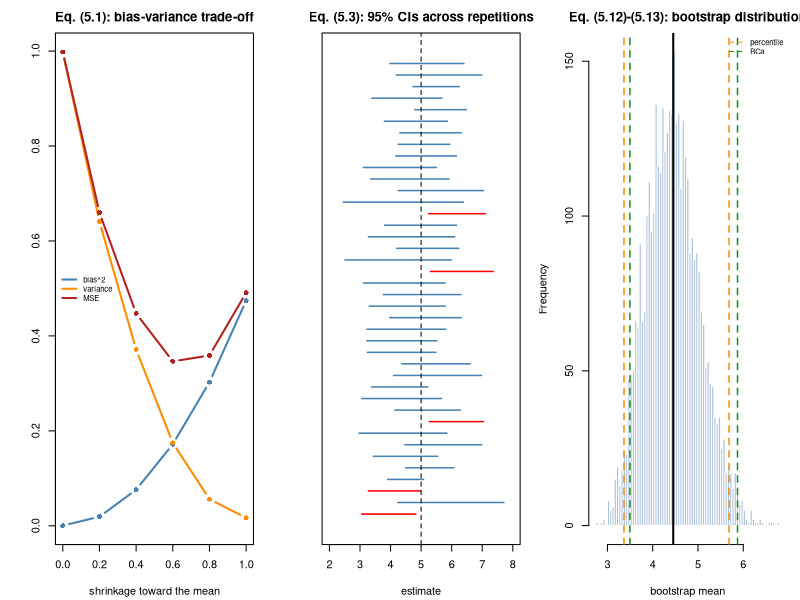

This figure's R source:
## ---- chunk 1
suppressPackageStartupMessages(library(boot))
MODULE_NAME <- "05_estimation_and_intervals"
OUT <- file.path(Sys.getenv("STATS_OUT", unset = "results"), MODULE_NAME)
dir.create(OUT, recursive = TRUE, showWarnings = FALSE)
header <- function(txt) cat("\n", strrep("=", 72), "\n", txt, "\n",
                            strrep("=", 72), "\n", sep = "")
## ---- chunk 2
header("1. Bias-variance: why a biased estimator can win (5.1)")
set.seed(501)
G <- 60; SIGMA <- 1
theta_true <- rnorm(G, 0, 0.7)
shrink <- function(y, lam) mean(y) + (1 - lam) * (y - mean(y))

tab <- do.call(rbind, lapply(c(0, 0.2, 0.4, 0.6, 0.8, 1.0), function(lam) {
  ests <- replicate(3000, shrink(theta_true + rnorm(G, 0, SIGMA), lam))
  bias2 <- mean((rowMeans(ests) - theta_true)^2)
  vari  <- mean(apply(ests, 1, var))
  data.frame(shrinkage = lam, bias2 = bias2, variance = vari,
             MSE = mean((ests - theta_true)^2), sum = bias2 + vari)
}))
print(format(tab, digits = 4), row.names = FALSE)
cat(sprintf("\nMinimum MSE at shrinkage = %.1f, NOT at 0 (the unbiased estimator).\n",
            tab$shrinkage[which.min(tab$MSE)]))
cat("'sum' reproduces 'MSE' exactly - that is eq. (5.1).\n")
## ---- chunk 3
header("2. Coverage, and the CI/test duality (5.3)-(5.4)")
set.seed(502)
MU <- 5; SD <- 2; n <- 12
cov_hits <- replicate(20000, {
  x <- rnorm(n, MU, SD)
  ci <- t.test(x)$conf.int
  ci[1] <= MU && MU <= ci[2]
})
cat(sprintf("  nominal coverage 95%%, empirical = %.2f%%\n", 100 * mean(cov_hits)))

set.seed(503)
x <- rnorm(n, MU, SD)
grid <- seq(mean(x) - 4, mean(x) + 4, length.out = 4001)
pvals <- sapply(grid, function(m) t.test(x, mu = m)$p.value)
not_rej <- range(grid[pvals > 0.05])
cat(sprintf("\n  CI from t.test()          : [%.4f, %.4f]\n", t.test(x)$conf.int[1],
            t.test(x)$conf.int[2]))
cat(sprintf("  Set of mu with p > 0.05   : [%.4f, %.4f]   <- eq. (5.4), identical\n",
            not_rej[1], not_rej[2]))
## ---- chunk 4
header("3. Cohen's d and the Hedges correction (5.5)-(5.6)")
cohens_d <- function(x, y) {
  n1 <- length(x); n2 <- length(y)
  sp <- sqrt(((n1 - 1) * var(x) + (n2 - 1) * var(y)) / (n1 + n2 - 2))
  (mean(x) - mean(y)) / sp
}
hedges_J <- function(nu) exp(lgamma(nu/2) - 0.5 * log(nu/2) - lgamma((nu - 1)/2))

cat(sprintf("%12s %5s %10s %13s %17s\n", "n per group", "nu", "exact J",
            "1-3/(4nu-1)", "d overstated by"))
for (n in c(3, 4, 6, 10, 20, 50)) {
  nu <- 2 * n - 2
  cat(sprintf("%12d %5d %10.4f %13.4f %16.1f%%\n",
              n, nu, hedges_J(nu), 1 - 3/(4*nu - 1), 100 * (1/hedges_J(nu) - 1)))
}
set.seed(504)
TRUE_D <- 0.8; n <- 4
ds <- replicate(20000, cohens_d(rnorm(n, TRUE_D), rnorm(n)))
cat(sprintf("\n  true d = %.1f, n = %d per group\n", TRUE_D, n))
cat(sprintf("  mean Cohen's d = %.4f   (biased upward)\n", mean(ds)))
cat(sprintf("  mean Hedges' g = %.4f   (corrected)\n", mean(hedges_J(2*n-2) * ds)))
cat("\n  CAUTION: d is a RATIO. Always report the raw difference and units too.\n")
## ---- chunk 5
header("4. Odds ratio, risk ratio, delta method (5.7)-(5.10)")
a <- 30; b <- 70; cc <- 15; dd <- 85       # exposed(event,no) / unexposed(event,no)
or_hat <- (a * dd) / (b * cc)
se_log_or <- sqrt(1/a + 1/b + 1/cc + 1/dd)                    # eq. (5.7)
risk1 <- a/(a+b); risk0 <- cc/(cc+dd)
rr_hat <- risk1 / risk0
se_log_rr <- sqrt(1/a - 1/(a+b) + 1/cc - 1/(cc+dd))           # eq. (5.8)
cat(sprintf("  baseline risk (unexposed) = %.3f\n", risk0))
cat(sprintf("  odds ratio  = %.3f   95%% CI [%.3f, %.3f]\n", or_hat,
            exp(log(or_hat) - 1.96*se_log_or), exp(log(or_hat) + 1.96*se_log_or)))
cat(sprintf("  risk ratio  = %.3f   95%% CI [%.3f, %.3f]\n", rr_hat,
            exp(log(rr_hat) - 1.96*se_log_rr), exp(log(rr_hat) + 1.96*se_log_rr)))
cat(sprintf("  risk difference = %+.3f\n", risk1 - risk0))
cat("\n  OR > RR always (when risk > 0). They coincide only for RARE outcomes:\n")
for (p0 in c(0.01, 0.10, 0.40)) {
  OR <- 2
  cat(sprintf("    baseline risk %5.2f:  OR = 2.00  corresponds to RR = %.3f\n",
              p0, OR / (1 - p0 + p0 * OR)))
}
set.seed(505)
sims <- replicate(20000, {
  ea <- rbinom(1, 100, 0.30); ec <- rbinom(1, 100, 0.15)
  if (ea %in% c(0, 100) || ec %in% c(0, 100)) NA
  else log((ea * (100 - ec)) / ((100 - ea) * ec))
})
cat(sprintf("\n  delta-method SE(log OR) = %.4f\n", se_log_or))
cat(sprintf("  simulated  SD(log OR)   = %.4f   <- eq. (5.9) works\n",
            sd(sims, na.rm = TRUE)))
## ---- chunk 6
header("5. Bootstrap: percentile, basic, BCa (5.12)-(5.13)")
set.seed(506)
skewed <- rlnorm(25, meanlog = 1, sdlog = 0.8)     # e.g. cytokine concentrations
bs <- boot(skewed, statistic = function(d, i) mean(d[i]), R = 4000)
bci <- boot.ci(bs, type = c("perc", "basic", "bca"))
cat(sprintf("  sample (n=25, log-normal), mean = %.3f\n", mean(skewed)))
cat(sprintf("    percentile : [%.3f, %.3f]\n", bci$percent[4], bci$percent[5]))
cat(sprintf("    basic      : [%.3f, %.3f]\n", bci$basic[4], bci$basic[5]))
cat(sprintf("    BCa        : [%.3f, %.3f]\n", bci$bca[4], bci$bca[5]))
cat(sprintf("    t-interval : [%.3f, %.3f]\n", t.test(skewed)$conf.int[1],
            t.test(skewed)$conf.int[2]))
cat("\n  BCa is asymmetric here, correctly reflecting the skew.\n")

## ---- chunk 7
cat("\n--- Resampling the wrong level reproduces pseudoreplication ---\n")
set.seed(507)
n_donors <- 6; m_cells <- 300
cells <- matrix(rnorm(n_donors * m_cells), nrow = n_donors) + rnorm(n_donors)
flat <- as.vector(cells)
wrong <- replicate(3000, mean(sample(flat, length(flat), replace = TRUE)))
## CLUSTER bootstrap: resample DONORS, carrying all their cells.
right <- replicate(3000, mean(cells[sample(n_donors, n_donors, replace = TRUE), ]))
cat(sprintf("  bootstrap SE resampling cells  : %.4f\n", sd(wrong)))
cat(sprintf("  bootstrap SE resampling donors : %.4f\n", sd(right)))
cat(sprintf("  truth sqrt(sigma_b^2/n + ...)  : %.4f   (eq. 1.5)\n",
            sqrt(1/n_donors + 1/(n_donors * m_cells))))
cat(sprintf("  The cell bootstrap is ~%.0fx too optimistic.\n", sd(right) / sd(wrong)))
## ---- chunk 8
header("6. Heteroscedasticity-consistent SEs (5.14)")
vcov_hc <- function(fit, type = c("HC0", "HC1", "HC2", "HC3")) {
  type <- match.arg(type)
  X <- model.matrix(fit); e <- residuals(fit)
  n <- nrow(X); p <- ncol(X)
  h <- hatvalues(fit)
  omega <- switch(type, HC0 = rep(1, n), HC1 = rep(n/(n - p), n),
                  HC2 = 1/(1 - h), HC3 = 1/(1 - h)^2)
  bread <- solve(crossprod(X))
  meat <- crossprod(X * sqrt(omega * e^2))
  bread %*% meat %*% bread                                  # eq. (5.14)
}
robust_p <- function(fit, term, type = "HC3") {
  b <- coef(fit)[term]
  se <- sqrt(diag(vcov_hc(fit, type))[term])
  2 * pt(abs(b / se), df.residual(fit), lower.tail = FALSE)
}

set.seed(508)
n <- 40
x <- runif(n, 0, 3)
y <- 1 + rnorm(n, 0, 0.3 + 1.2 * x)       # TRUE slope is 0; variance grows with x
fit <- lm(y ~ x)
cat(sprintf("  %-16s%12s%10s\n", "method", "SE(slope)", "p-value"))
cat(sprintf("  %-16s%12.4f%10.4f\n", "classical OLS",
            coef(summary(fit))["x", "Std. Error"], coef(summary(fit))["x", "Pr(>|t|)"]))
for (tp in c("HC0", "HC1", "HC2", "HC3")) {
  cat(sprintf("  %-16s%12.4f%10.4f\n", tp,
              sqrt(diag(vcov_hc(fit, tp))["x"]), robust_p(fit, "x", tp)))
}
set.seed(509)
counts <- c(classical = 0, HC0 = 0, HC3 = 0)
for (i in 1:1500) {
  xx <- runif(n, 0, 3); yy <- 1 + rnorm(n, 0, 0.3 + 1.2 * xx)
  f <- lm(yy ~ xx)
  counts["classical"] <- counts["classical"] + (coef(summary(f))["xx", "Pr(>|t|)"] < 0.05)
  counts["HC0"] <- counts["HC0"] + (robust_p(f, "xx", "HC0") < 0.05)
  counts["HC3"] <- counts["HC3"] + (robust_p(f, "xx", "HC3") < 0.05)
}
cat("\n  False-positive rate under a TRUE null (nominal 5%), n = 40:\n")
for (k in names(counts)) cat(sprintf("    %-11s: %.1f%%\n", k, 100 * counts[k] / 1500))
cat("  HC0 is the most anticonservative and HC3 the least - the ordering\n")
cat("  HC0 > HC1 > HC2 > HC3 in SE size is guaranteed by their weights. At\n")
cat("  n = 40 the gap is modest; it widens sharply as n falls, which is why\n")
cat("  HC3 is the right default at bioinformatics sample sizes (n < 250).\n")
## ---- chunk 9
header("7. TOST: the only valid way to claim 'no meaningful difference' (5.15)")
tost <- function(x, y, delta, alpha = 0.05) {
  tt <- t.test(x, y)                                  # Welch, for df and se
  diff <- diff(rev(c(mean(y), mean(x))))
  se <- sqrt(var(x)/length(x) + var(y)/length(y))
  df <- tt$parameter
  p_lower <- pt((diff + delta) / se, df, lower.tail = FALSE)  # H01: theta <= -delta
  p_upper <- pt((diff - delta) / se, df)                       # H02: theta >= +delta
  p <- max(p_lower, p_upper)
  ci90 <- diff + c(-1, 1) * qt(1 - alpha, df) * se
  list(diff = diff, p = p, ci90 = ci90, equivalent = p < alpha)
}
set.seed(510)
delta <- 0.5
for (n in c(10, 400)) {
  a <- rnorm(n); b <- rnorm(n)
  r <- tost(a, b, delta)
  cat(sprintf("\n  n = %d per group, TRUE difference = 0:\n", n))
  cat(sprintf("    difference = %+.3f, NHST p = %.3f\n", r$diff, t.test(a, b)$p.value))
  cat(sprintf("    TOST p = %.4f, 90%% CI [%+.3f, %+.3f] -> equivalent? %s\n",
              r$p, r$ci90[1], r$ci90[2], r$equivalent))
}
cat("\n  Not significant AND not equivalent = the study was inconclusive.\n")
cat("  Only with enough data can you positively claim |difference| < delta.\n")
## ---- chunk 10
png(file.path(OUT, "estimation.png"), width = 1300, height = 420, res = 110)
par(mfrow = c(1, 3), mar = c(4.2, 4.2, 2.5, 1))
matplot(tab$shrinkage, tab[, c("bias2", "variance", "MSE")], type = "b", pch = 16,
        lty = 1, col = c("steelblue", "darkorange", "firebrick"), lwd = 2,
        xlab = "shrinkage toward the mean", ylab = "",
        main = "Eq. (5.1): bias-variance trade-off")
legend("left", c("bias^2", "variance", "MSE"),
       col = c("steelblue", "darkorange", "firebrick"), lwd = 2, bty = "n", cex = 0.7)

set.seed(511)
plot(NA, xlim = c(2, 8), ylim = c(0, 41), xlab = "estimate", ylab = "",
     yaxt = "n", main = "Eq. (5.3): 95% CIs across repetitions")
for (i in 1:40) {
  xx <- rnorm(12, MU, SD)
  # NOTE the deliberate rename: calling this `ci` would shadow the boot.ci
  # object above. Shadowing is the commonest cause of "it worked yesterday".
  ci_i <- t.test(xx)$conf.int
  segments(ci_i[1], i, ci_i[2], i,
           col = if (ci_i[1] <= MU && MU <= ci_i[2]) "steelblue" else "red", lwd = 1.5)
}
abline(v = MU, lty = 2)

hist(bs$t, breaks = 60, col = "lightsteelblue", border = "white",
     main = "Eq. (5.12)-(5.13): bootstrap distribution", xlab = "bootstrap mean")
abline(v = bci$percent[4:5], col = "darkorange", lty = 2, lwd = 1.5)
abline(v = bci$bca[4:5], col = "forestgreen", lty = 2, lwd = 1.5)
abline(v = mean(skewed), lwd = 2)
legend("topright", c("percentile", "BCa"), col = c("darkorange", "forestgreen"),
       lty = 2, bty = "n", cex = 0.7)
invisible(dev.off())
cat("\nFigure written to", file.path(OUT, "estimation.png"), "\n")
